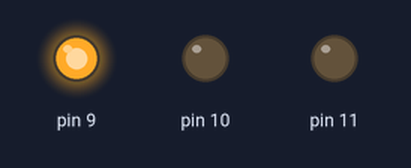
The sketch below on a simulated Arduino Uno, built with avr-gcc and run on an emulated ATmega328P. Shown: output pins drawn as LEDs (lit = HIGH).

Above: at 0.2 s.
At 0.8 s:
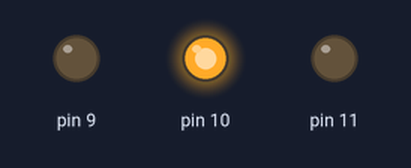
At 1.75 s:
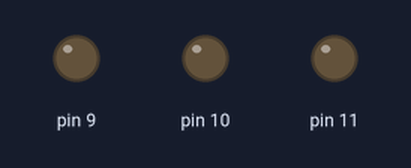
At 3.2 s:
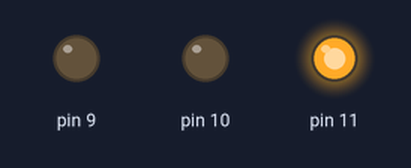
Timing chart, 0 to 4.1 s (numbered marks = the images above):
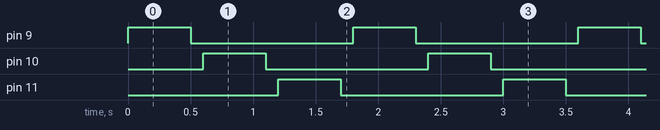

The sketch:

LEd_blinking_with_for_loop.ino
```cpp
int a=9;
int b=10;
int c=11;
int x;
int y;
void setup()
{
  for(x=9;x<12;x++)
  {
    pinMode(x,OUTPUT);
  }
}
void loop()
{
  for(y=9;y<12;y++)
  {
    digitalWrite(y,HIGH);
    delay(500);
    digitalWrite(y,LOW);
    delay(100);
  }
}
```

Measured:
- by itself, pin 9–11: alternates HIGH for 0.50 s and LOW for 1.3 s
- by itself, everything shown: repeats every 1.8 s, in 6 steps
